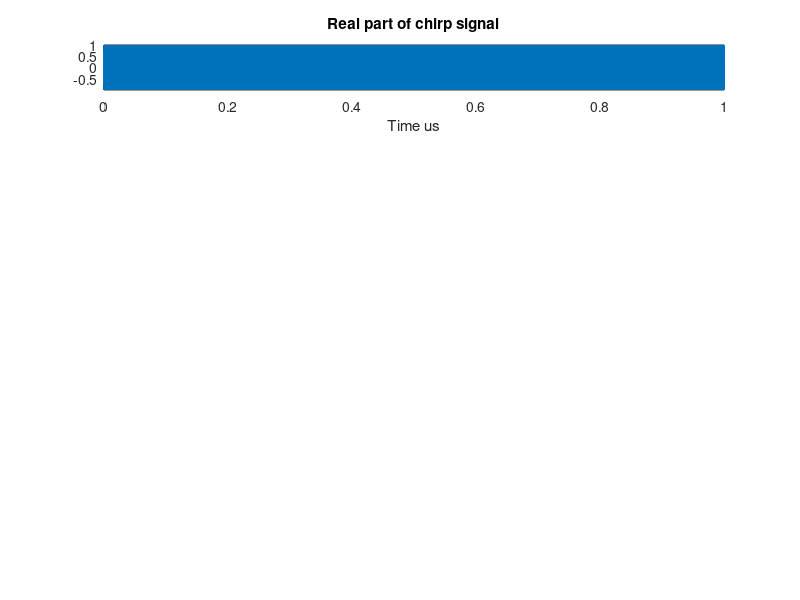

Write the MATLAB code that produced this figure. (Note: this script raises an error after producing the figure.)
clear; clc
%------------------------------------------------------------------------
% linear signal
T=1e-4;                                 %PRI=100us
B=30e6;                                 %bandwise 30MHz 
alpha=B/T;                                     
fc=80e6;
fs=10*max(fc,B);Ts=1/fs;     
c=3e8;            
d=1000;     
tau=2*d/c;                            %time delay 
N=T/Ts;
t=linspace(0,T,N);

% Transmitted signal
St0=exp(1j*pi*(fc*t+0.5*alpha*t.^2));
f=linspace(-fs/2,fs/2,N);
subplot(6,1,1);
plot(t*1e4,real(St0)); 
xlabel('Time us'); 
title('Real part of chirp signal'); 
grid on;axis tight;
[St0_fft,f]= TwoSidedFFT( St0,fs,7500 );
subplot(6,1,2);
plot(f,abs(St0_fft));

% Recieved signal
Sr0=exp(1j*pi*(fc*(t-tau)+0.5*alpha*(t-tau).^2));
subplot(6,1,3);
plot(t*1e4,real(Sr0)); 
xlabel('Time us'); 
title('Real part of chirp signal'); 
grid on;axis tight;
[Sr0_fft,f]= TwoSidedFFT( Sr0,fs,7500 );
subplot(6,1,4);
plot(f,abs(Sr0_fft));

% Beat signal
Sb0=St0./Sr0;
subplot(6,1,5);
plot(t*1e4,real(Sb0)); 
xlabel('Time us'); 
title('Real part of beat signal'); 
grid on;axis tight;
[Sb0_fft,f]= TwoSidedFFT(Sb0,fs,7500 );
subplot(6,1,6);
plot(f,abs(Sb0_fft));
%-------------------------------------------------------------------------




%-------------------------------------------------------------------------
u=real(BSt).*real(Sb0);
f=linspace(0,fs,N);
subplot(2,1,1);
plot(t,u)
subplot(2,1,2);
plot(f,abs(fftshift(fft(u,N))))
xlabel('frequency')

%------------------------------------------------------------------------

%----------------------------------------------------------
% non linear noises 
% nl is short for non linear
t1=linspace(-T/2,-T/4,N/4) ;
nl1=zeros(1,1875);
t2=linspace(-T/4,0,N/4);
nl2=t2*10^4+0.25;
t3=linspace(0,T/4,N/4);
nl3=(-1)*t3*10^4+0.25;
t4=linspace(T/4,T/2,N/4);
nl4=zeros(1,1875);
t=[t1,t2,t3,t4];
nl=[nl1,nl2,nl3,nl4];
subplot(2,1,2)
plot(t,nl);

% non linear with tau
% nlt is short for non linear with tau delay
t1t=linspace(-T/2+tau,-T/4+tau,N/4) ;
nl1t=zeros(1,1875);
t2t=linspace(-T/4+tau,tau,N/4);
nl2t=(t2t-tau)*10^4+0.25;
t3t=linspace(tau,T/4+tau,N/4);
nl3t=(-1)*(t3t-tau)*10^4+0.25;
t4t=linspace(T/4+tau,T/2+tau,N/4);
nl4t=zeros(1,1875);
tt=[t1t,t2t,t3t,t4t];
nlt=[nl1t,nl2t,nl3t,nl4t];
subplot(2,1,2)
plot(t+tau,nlt);
%----------------------------------------------------------------
% Signals with non-linearities
Sif1=Sb0.*exp(nl).*exp(-nlt);
plot(f,abs(fftshift(fft(Sif1,length(f)))));